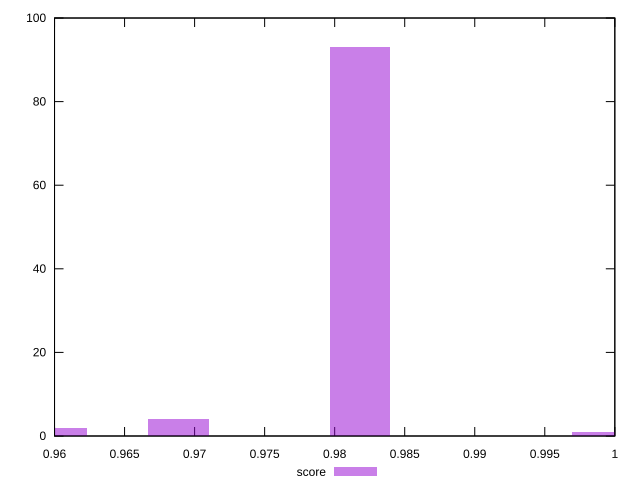

The gnuplot source for this figure:
reset

$score <<EOF
0.9688306049977127 4
0.9601803317388045 2
0.9818060148860749 93
0.9991065614038911 1
EOF

set key outside below
set boxwidth 0.004325136629454074
set xrange [0.96:1]
set yrange [0:100]
set trange [0:100]
set style fill transparent solid 0.5 noborder
set terminal svg size 640, 490 enhanced background rgb 'white'
set output "report_00017_2021-02-10T15-08-03.406Z/total-byte-weight/samples/pages/score/histogram.svg"

plot $score title "score" with boxes

reset
